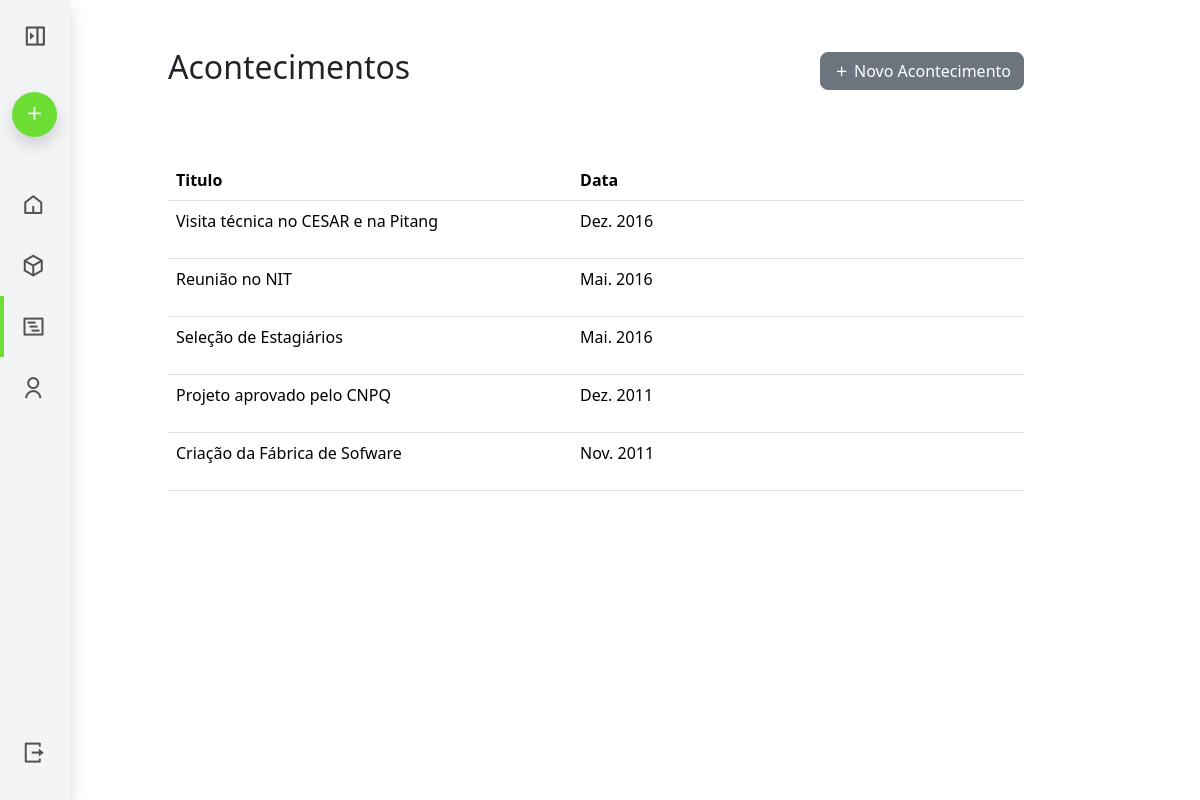
The page /sgpa/acontecimentos/ (signed in) on the database its author committed.
### acontecimentos/models.py (models this page shows, shortened)
class Acontecimento(models.Model):
    titulo = models.CharField(max_length=150)
    data = models.DateField()
    descricao = models.TextField(null=True, blank=True)
    imagem = models.ImageField(upload_to="acontecimentos/", blank=True, null=True)
    data_cadastro = models.DateTimeField(auto_now_add=True)

### acontecimentos/views.py (the view)
# urls.py: path('', AcontecimentoListView.as_view(), name='lista-acontecimentos'),
class AcontecimentoListView(LoginRequiredMixin, ListView):
    model = Acontecimento
    template_name = 'acontecimentos/acontecimento_list.html'
    context_object_name = 'acontecimentos'
    paginate_by = 15
    ordering = ['-data']

### acontecimentos/templates/acontecimentos/acontecimento_list.html (shortened to what this page needs)
{% extends "./base_app.html" %}
{% block AppContent %}
    {% if acontecimentos %}
    <table class="table table-responsive table-hover">
        <thead>
            <tr>
                <th>Titulo</th>
                <th>Data</th>
                <th></th>
            </tr>
        </thead>
        <tbody>
            {% for acontecimento in acontecimentos %}
                <tr>
                    <td>{{ acontecimento.titulo }}</td>
                    <td>{{ acontecimento.data|date:'M. Y' }}</td>
                    <td>
                    </td>
                </tr>
            {% endfor %}
        </tbody>
    </table>
    {% else %}
    <p>Nenhum acontecimento Cadastrado!</p>
    {% endif %}
{% endblock %}

### global/static/css/main.css (style rules this page uses)
:root { --font-header: "Bebas Neue", serif; --error-color: #d8000c; --error-bg: #ffdddd; --border-light: #ccc; --text-light: #666; }
table tr { height: 58px; }
body { min-height: 100vh; overflow-x: hidden; }

### rows shown on the page
Acontecimento: titulo "Visita técnica no CESAR e na Pitang", data "Dez. 2016"
Acontecimento: titulo "Reunião no NIT", data "Mai. 2016"
Acontecimento: titulo "Seleção de Estagiários", data "Mai. 2016"
Acontecimento: titulo "Projeto aprovado pelo CNPQ", data "Dez. 2011"
Acontecimento: titulo "Criação da Fábrica de Sofware", data "Nov. 2011"
